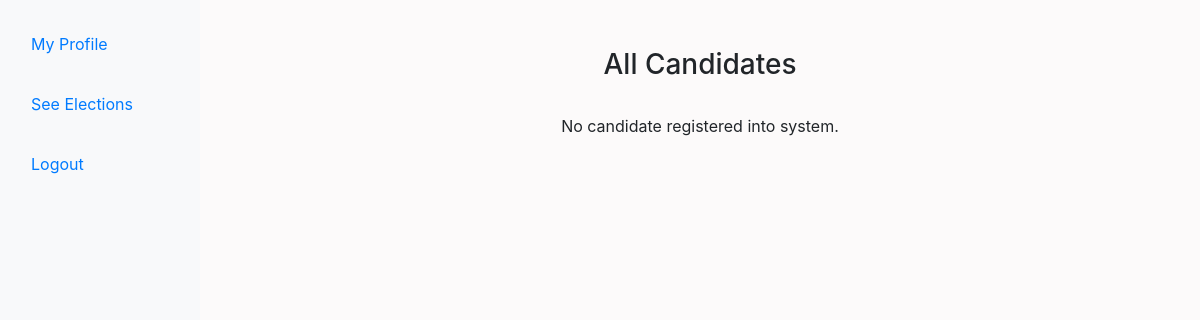
The page /all/candidates/ on the database as committed earlier.
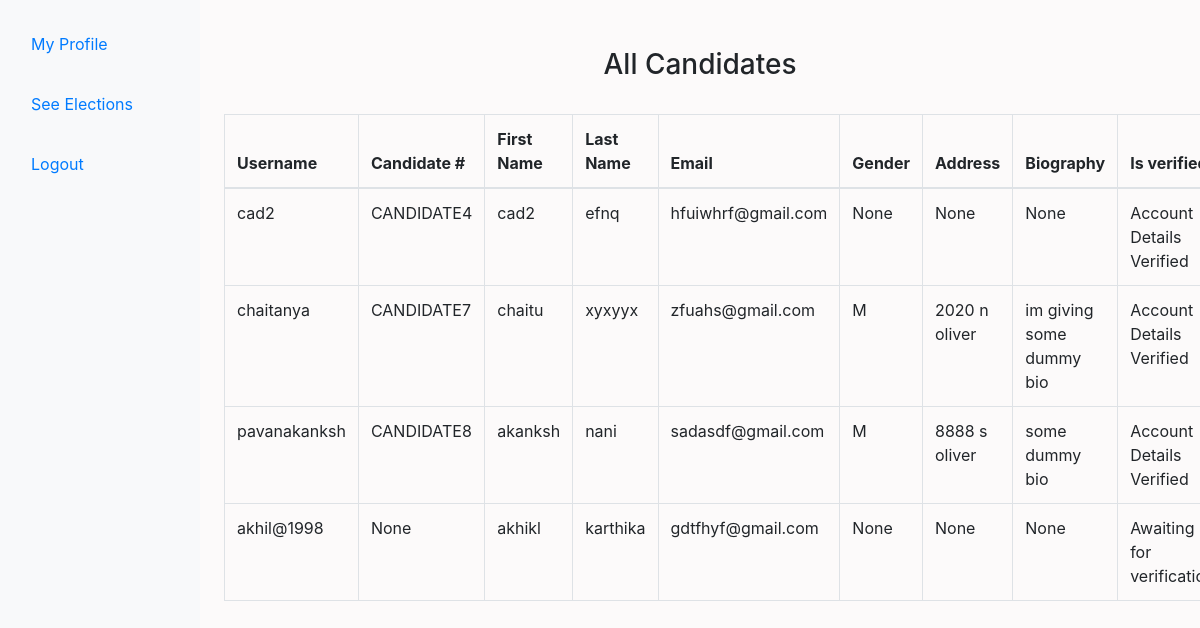
The same page on the database as committed later.
### election/models.py (models this page shows, shortened)
class UserProfile(models.Model):
    account = models.OneToOneField(ElectionUser, on_delete=models.CASCADE, related_name='profile')
    dob = models.DateField(null=True, blank=True, help_text='Date of birth.')
    gender = models.CharField(max_length=1, choices=GENDER_CHOICES, null=True, help_text='Gender of the person.')
    residence = models.TextField(null=True, blank=True, help_text='Residential address.')
    party = models.CharField(max_length=50, choices=POLITICAL_PARTY_CHOICES, null=True, blank=True, help_text='Political party affiliation.')
    id_document = models.ImageField(
        upload_to='user_docs',
        validators=[FileExtensionValidator(['jpg', 'jpeg', 'png'])],
        null=True,
        blank=True,
        help_text='Identity document image.'
    )
    biography = models.TextField(null=True, blank=True, help_text='Biographical information for the candidate.')
    is_validated = models.BooleanField(default=False, help_text='Flag to indicate if the profile has been verified.')
    faulty_account = models.BooleanField(default=False, help_text='Flag to indicate if the account has inconsistencies.')
    candidate_unique_id = models.CharField(max_length=30,null=True)
    voter_unique_id = models.CharField(max_length=30,null=True)

class ElectionUser(AbstractUser):
    is_candidate = models.BooleanField(default=False)
    is_voter = models.BooleanField(default=False)
    phone = models.CharField(max_length=10, blank=True, null=True, help_text='Contact phone number of the user.')
    registration_date = models.DateTimeField(auto_now_add=True, help_text='Timestamp when the user was registered.')
    updated_date = models.DateTimeField(auto_now=True, help_text='Timestamp when the user profile was last updated.')
    dob = models.DateField(null=True, blank=True, help_text='Date of birth.')
    groups = models.ManyToManyField(
        'auth.Group',
        verbose_name='groups',
        blank=True,
        help_text='The groups this user belongs to. A user will get all permissions granted to each of their groups.',
        related_name="electionuser_groups",
        related_query_name="user",
    )
    user_permissions = models.ManyToManyField(
        'auth.Permission',
        verbose_name='user permissions',
        blank=True,
        help_text='Specific permissions for this user.',
        related_name="electionuser_user_permissions",
        related_query_name="user",
    )

### election/views.py (the view)
# urls.py: path('all/candidates/',views.get_all_candidates_info,name='all_candidates'),
def get_all_candidates_info(request):
    candidates = UserProfile.objects.filter(account__is_candidate=True)
    return render(request,'candidates_info.html',{'candidates':candidates})

### election/templates/candidates_info.html (shortened to what this page needs)
<!DOCTYPE html>
<html lang="en">
<head>
    <link rel="stylesheet" href="https://stackpath.bootstrapcdn.com/bootstrap/4.5.2/css/bootstrap.min.css">
    <link rel="stylesheet" href="https://stackpath.bootstrapcdn.com/bootstrap/4.5.2/css/bootstrap-theme.min.css">
</head>
<body>
    <div class="container-fluid">
        <div class="row">
             <nav class="col-md-2 d-none d-md-block bg-light sidebar">
                <div class="sidebar-sticky" style="height:1000px;">
                    <br>
                    <ul class="nav flex-column">
                        {% if request.user.is_voter %}
                            <li class="nav-item">
                                <a class="nav-link active" href="/member/voter/home/">My Profile</a>
                            </li>
                        {% elif request.user.is_candidate %}
                        <li class="nav-item">
                                <a class="nav-link active" href="/member/candidate/home/">My Profile</a>
                            </li>
                        {% else %}
                        <li class="nav-item">
                                <a class="nav-link active" href="/member/admin/home/">My Profile</a>
                            </li>
                        {% endif %}
                        <li class="nav-item">
                            <a class="nav-link" href="/show/elections/">See Elections</a>
                        </li>
                         <li class="nav-item">
                            <a class="nav-link" href="/logout/">Logout</a>
                        </li>
                    </ul>
                </div>
            </nav>
            <main role="main" class="col-md-9 ml-sm-auto col-lg-10 px-md-4" style="background-color:rgb(252,250,250);">
                <br><br>
                <h3 class="text-center" >All Candidates</h3>
                <br>
                {% if candidates %}
                    <table class="table table-bordered">
                    <thead>
                    <tr>
                        <th>Username</th>
                        <th>Candidate #</th>
                        <th>First Name</th>
                        <th>Last Name</th>
                        <th>Email</th>
                        <th>Gender</th>
                        <th>Address</th>
                        <th>Biography</th>
                        <th>Is verified</th>
                    </tr>
                    </thead>
                    <tbody>
                    {% for cand in candidates %}
                    <tr>
                        <td>{{cand.account.username}}</td>
                         <td>{{cand.candidate_unique_id}}</td>
                        <td>{{cand.account.first_name}}</td>
                        <td>{{cand.account.last_name}}</td>
                        <td>{{cand.account.email}}</td>
                        <td>{{cand.gender}}</td>
                        <td>{{cand.residence}}</td>
                        <td>{{cand.biography}}</td>
                        <td>
                            {% if request.user.is_superuser %}
                                {% if cand.is_validated %}
                                     Verified
                                {% else %}
                                     <a href="/verify/candidate/{{cand.pk}}/">Verify Candidate</a>
                                {% endif %}
                            {% elif request.user.is_candidate %}
                                {% if cand.is_validated %}
                                     Account Details Verified
                                {% else %}
                                    Awaiting for verification
                                {% endif %}
                            {% else %}
                                 {% if cand.is_validated %}
                                     Account Details Verified
                                {% else %}
                                    Awaiting for verification
                                {% endif %}
                            {% endif %}
                        </td>
                    </tr>
                    {% endfor %}
                    </tbody>
                </table>
                {% else %}
                    <p class="text-center">
                        No candidate registered into system.
                    </p>
                {% endif %}
            </main>
        </div>
    </div>
</body>
</html>

### election/templates/candidates_info.html (style rules this page uses)
.nav-item { padding-bottom:20px; }

Rows that differ between the two databases and show on the page:
added UserProfile: account.username "cad2", candidate_unique_id "CANDIDATE4", account.first_name "cad2", account.last_name "efnq", account.email "hfuiwhrf@gmail.com", gender "None", residence "None", biography "None", is_validated "Account Details Verified"
added UserProfile: account.username "chaitanya", candidate_unique_id "CANDIDATE7", account.first_name "chaitu", account.last_name "xyxyyx", account.email "zfuahs@gmail.com", gender "M", residence "2020 n oliver", biography "im giving some dummy bio", is_validated "Account Details Verified"
added UserProfile: account.username "pavanakanksh", candidate_unique_id "CANDIDATE8", account.first_name "akanksh", account.last_name "nani", account.email "sadasdf@gmail.com", gender "M", residence "8888 s oliver", biography "some dummy bio", is_validated "Account Details Verified"
added UserProfile: account.username "akhil@1998", candidate_unique_id "None", account.first_name "akhikl", account.last_name "karthika", account.email "gdtfhyf@gmail.com", gender "None", residence "None", biography "None", is_validated "Awaiting for…"
Other text that changed with them:
text no longer shown: "No candidate registered into system."
text now shown: "Username Candidate # First Name Last Name Email Gender Address Biography Is…"
